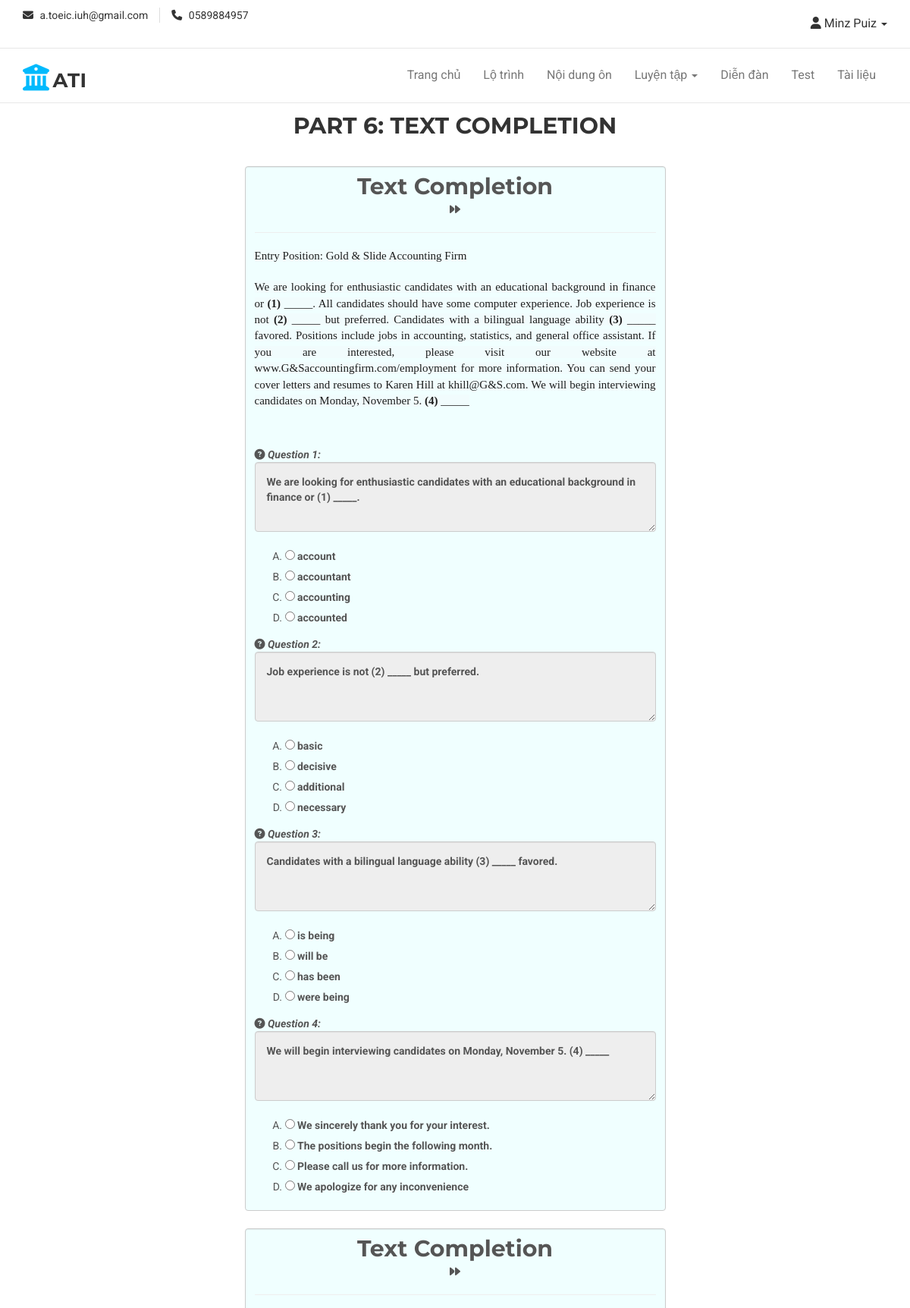
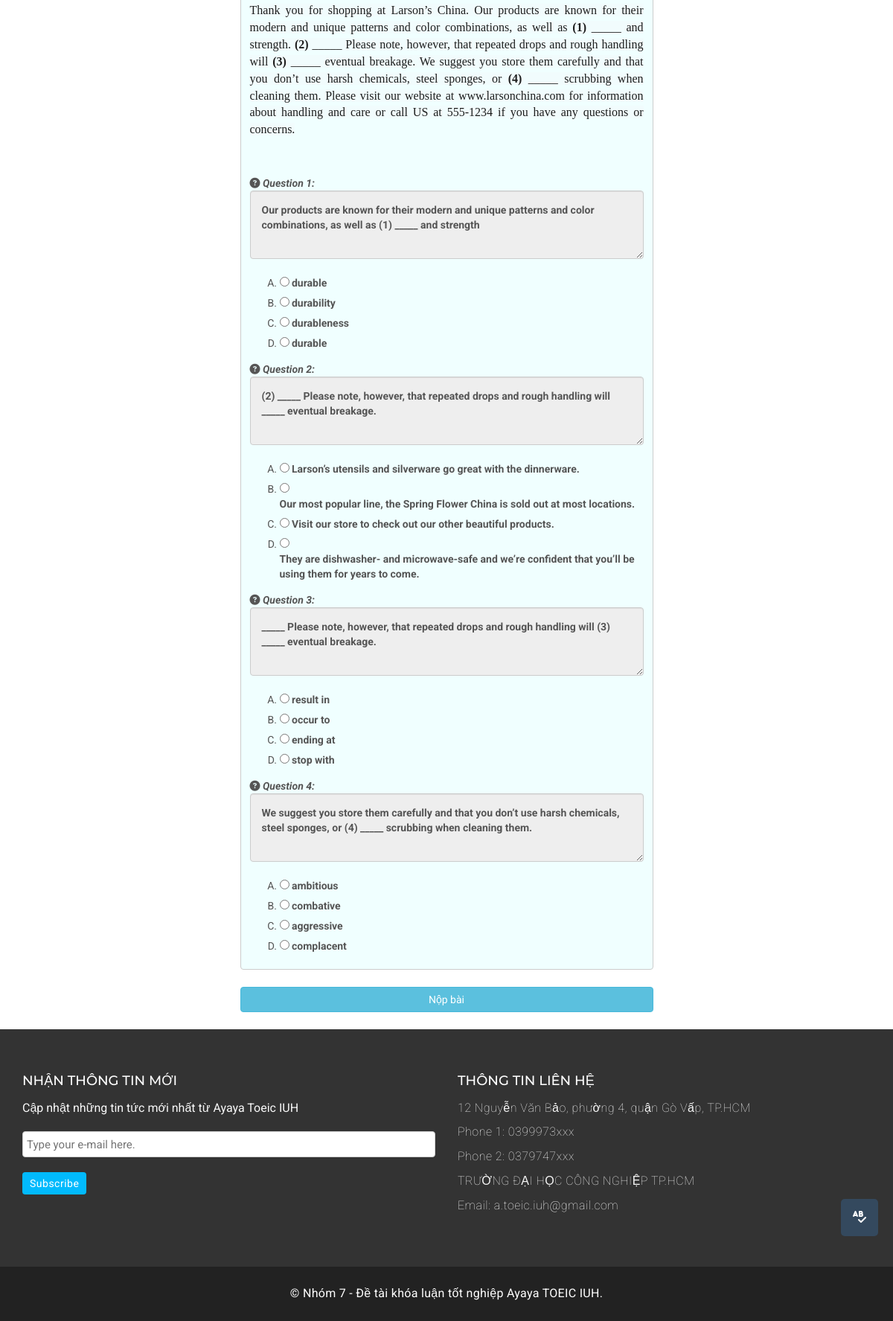
The page /view/Test1_R6.php (signed in) on the database its author committed (2 pictures, top to bottom).
### tables this page shows
CREATE TABLE `doanvan` (
  `MaDV` varchar(10) NOT NULL,
  `MaPartDV` varchar(10) DEFAULT NULL,
  `NoidungDV` varchar(3000) DEFAULT NULL,
  `hinhanh` varchar(255) DEFAULT NULL
);

CREATE TABLE `noidungon` (
  `MaCH` bigint(20) NOT NULL,
  `MaPart` varchar(10) NOT NULL,
  `Cauhoi` longtext NOT NULL,
  `DapanA` varchar(200) NOT NULL,
  `DapanB` varchar(200) NOT NULL,
  `DapanC` varchar(200) NOT NULL,
  `DapanD` varchar(200) NOT NULL,
  `DapanDung` varchar(200) NOT NULL,
  `MaDV` varchar(10) DEFAULT NULL,
  `Hinh` varchar(256) DEFAULT NULL,
  `script` text DEFAULT NULL,
  `route_level` int(10) DEFAULT NULL
);

### model/mch.php (called while the page is built, shortened)
<?php
    class mCH
    {
        function loadingR6($madv)
        {
            $conn=mysqli_connect('localhost','ayayatoe','tP94l7nyXH(9#B','ayayatoe_toeic');
		    mysqli_set_charset($conn ,'utf8');
            if($conn)
            {
                $sql = "select * from noidungon where MaPart = 'R6' and MaDV = '$madv'";
                $qr = mysqli_query($conn,$sql);
                return $qr;
            }
            else
            {
                return false;
            }
        }
        function xuatNDDV_R6()
        {
            $conn=mysqli_connect('localhost','ayayatoe','tP94l7nyXH(9#B','ayayatoe_toeic');
		    mysqli_set_charset($conn ,'utf8');
            if($conn)
            {
                $sql = "select * from doanvan where MaPartDV = 'R6' ORDER BY RAND() LIMIT 2 ";
                $qr = mysqli_query($conn,$sql);
                return $qr;
            }
            else
            {
                return false;
            }
        }
    }
?>

### controller/cch.php (called while the page is built, shortened)
<?php
    include('../model/mch.php');
    class cCH
    {
        function loadR6($madv)
        {
            $p= new mCH();
            $r = $p->loadingR6($madv);
            return $r;
        }
        function xuatDV_R6()
        {
            $p= new mCH();
            $r = $p->xuatNDDV_R6();
            return $r;
        }
    }
?>

### view/Test1_R6.php (the view, shortened to what this page needs)
<?php
    include('header.php');
    if($_SESSION['vt']=='QTHT')
    {
        echo '<script>alert("Bạn không được cấp quyền này !")</script>';
        echo '<script>window.location.href="../Admin/index.php"</script>';
    }
    elseif($_SESSION['vt']=='QLTL')
    {
        echo '<script>alert("Bạn không được cấp quyền này !")</script>';
        echo '<script>window.location.href="index.php"</script>';
    }
    else
    {
        include('../controller/cch.php');
        $p=new cCH();
        $hien=$p->xuatDV_R6();
?>
<!DOCTYPE html>
<html lang="en">
<head>
    <link rel="stylesheet" href="../assets/css/practice/dictionary.css">
    <link rel="stylesheet" href="https://cdnjs.cloudflare.com/ajax/libs/font-awesome/6.3.0/css/all.min.css">
</head>
<body>
    <div class="container">
        <div id="myPopup">
        </div>
        <div class="row">
            <div class="col-md-3"></div>
            <div class="col-md-6">
                <form action="" method="post">
                    <h2 style="text-align: center; margin: 10px;">PART 6: TEXT COMPLETION</h2></br>
                    <?php
                        if(mysqli_num_rows($hien)>0)
                        {
                            while($row=mysqli_fetch_assoc($hien))
                            {
                            $count = 1;
                            $para = 'Text Completion';
                            $xuat = $p->loadR6($row['MaDV']);
                    ?>      <div style="height: 100%; background-color: azure;" class="form-control">
                                <div style="text-align: center;" id="audximg">
                                    <div id="buddy">
                                        <h2><?php echo $para; ?></h2>
                                    </div><i class="fa-solid fa-forward"></i><hr>
                                    <div style="text-align: justify;">
                                        <p><?php echo $row['NoidungDV']; ?></p>
                                    </div>
                                </div><br>
                                <?php
                                    while($cot=mysqli_fetch_assoc($xuat))
                                    {
                                ?>
                                    <div class="noidung" data-id="<?php echo $cot['MaCH']; ?>">
                                       <i class="fa-solid fa-circle-question"></i> <b><i><?php echo 'Question'.' '.$count++.':'; ?></i></b>
                                       <b><textarea style="padding: 15px;" class="form-control" name="cauhoi" id="cauhoi" cols="50" rows="3" readonly><?php echo $cot['Cauhoi']; ?></textarea></b><br>
                                        <ol type="A">
                                            <li>
                                                <input type="radio" name="dapan_<?php echo $cot['MaCH']; ?>" id="dapan_<?php echo $cot['MaCH']; ?>" value="<?php echo $cot['DapanA']; ?>">
                                                <label for="dapan_<?php echo $cot['MaCH']; ?>"><?php echo $cot['DapanA']; ?></label>
                                            </li>
                                            <li>
                                                <input type="radio" name="dapan_<?php echo $cot['MaCH']; ?>" id="dapan_<?php echo $cot['MaCH']; ?>" value="<?php echo $cot['DapanB']; ?>">
                                                <label for="dapan_<?php echo $cot['MaCH']; ?>"><?php echo $cot['DapanB']; ?></label>
                                            </li>
                                            <li>
                                                <input type="radio" name="dapan_<?php echo $cot['MaCH']; ?>" id="dapan_<?php echo $cot['MaCH']; ?>" value="<?php echo $cot['DapanC']; ?>">
                                                <label for="dapan_<?php echo $cot['MaCH']; ?>"><?php echo $cot['DapanC']; ?></label>
                                            </li>
                                            <li>
                                                <input type="radio" name="dapan_<?php echo $cot['MaCH']; ?>" id="dapan_<?php echo $cot['MaCH']; ?>" value="<?php echo $cot['DapanD']; ?>">
                                                <label for="dapan_<?php echo $cot['MaCH']; ?>"><?php echo $cot['DapanD']; ?></label>
                                            </li>
                                        </ol>
                                    </div>
                                <?php
                                    }
                                ?>
                            </div><br>
                    <?php
                            }
                        }
                        else
                        {
                            echo 'Không có dữ liệu';
                        }
                    ?>
                    <button type="submit" name="gui" id="gui" class="btn btn-info btn-block">Nộp bài</button><br>
                    <button class="my-button-dictionary" type="button" class="btn btn-info" data-toggle="modal" data-target=".bd-example-modal-lg"><i class="fa-solid fa-spell-check fa-beat-fade"></i></button>
                </form>
            </div>
            <div class="col-md-3"></div>
        </div>
    </div>
<?php
    }
    include('footer.php');
?>
</body>
</html>

### assets/css/style.css (style rules this page uses)
body { background-color: #ffffff; font-family: "Roboto", sans-serif; color: #333333; font-size: 16px; overflow-x: hidden; }
h1, h2, h3, h4, h5, h6 { font-family: "Montserrat", sans-serif; }
h2 { font-size: 30px; font-weight: 700; line-height: 40px; margin: 0; }

### assets/css/practice/dictionary.css (style rules this page uses)
#myPopup, .my-button-dictionary { position: fixed; bottom: 110px; right: 18px; height: 50px; width: 50px; }

### view/Test1_R6.php (style rules this page uses)
.my-button-dictionary { background-color: #34495e; color: white; border: none; padding: 10px; text-align: center; text-decoration: none; display: inline-block; margin: 4px 2px; cursor: pointer; border-radius: 5px; }

### rows shown on the page
doanvan: para "Text Completion", NoidungDV "Entry Position: Gold & Slide Accounting Firm We are looking for enthusiastic candidates with an educational background in finance or (1) _____. All candidates should have some computer experience. Job experience is not (2) _____ but preferred. Candidates with a bilingual language ability (3) _____ favored. Positions include jobs in accounting, statistics, and general office assistant. If you are interested, please visit our website at www.G&Saccountingfirm.com/employment for more information. You can send your cover letters and resumes to Karen Hill at khill@G&S.com. We will begin interviewing candidates on Monday, November 5. (4) _____"
noidungon: cauhoi "We are looking for enthusiastic candidates with an educational background in finance or (1) _____.", DapanA "account", DapanB "accountant", DapanC "accounting", DapanD "accounted"
noidungon: cauhoi "Job experience is not (2) _____ but preferred.", DapanA "basic", DapanB "decisive", DapanC "additional", DapanD "necessary"
noidungon: cauhoi "Candidates with a bilingual language ability (3) _____ favored.", DapanA "is being", DapanB "will be", DapanC "has been", DapanD "were being"
noidungon: cauhoi "We will begin interviewing candidates on Monday, November 5. (4) _____", DapanA "We sincerely thank you for your interest.", DapanB "The positions begin the following month.", DapanC "Please call us for more information.", DapanD "We apologize for any inconvenience"
doanvan: para "Text Completion", NoidungDV "Thank you for shopping at Larson’s China. Our products are known for their modern and unique patterns and color combinations, as well as (1) _____ and strength. (2) _____ Please note, however, that repeated drops and rough handling will (3) _____ eventual breakage. We suggest you store them carefully and that you don’t use harsh chemicals, steel sponges, or (4) _____ scrubbing when cleaning them. Please visit our website at www.larsonchina.com for information about handling and care or call US at 555-1234 if you have any questions or concerns."
noidungon: cauhoi "Our products are known for their modern and unique patterns and color combinations, as well as (1) _____ and strength", DapanA "durable", DapanB "durability", DapanC "durableness", DapanD "durable"
noidungon: cauhoi "(2) _____ Please note, however, that repeated drops and rough handling will _____ eventual breakage.", DapanA "Larson’s utensils and silverware go great with the dinnerware.", DapanB "Our most popular line, the Spring Flower China is sold out at most locations.", DapanC "Visit our store to check out our other beautiful products.", DapanD "They are dishwasher- and microwave-safe and we’re confident that you’ll be using them for years to come."
noidungon: cauhoi "_____ Please note, however, that repeated drops and rough handling will (3) _____ eventual breakage.", DapanA "result in", DapanB "occur to", DapanC "ending at", DapanD "stop with"
noidungon: cauhoi "We suggest you store them carefully and that you don’t use harsh chemicals, steel sponges, or (4) _____ scrubbing when cleaning them.", DapanA "ambitious", DapanB "combative", DapanC "aggressive", DapanD "complacent"

### other values the page prints
$r['TenUser'] "Minz Puiz"
